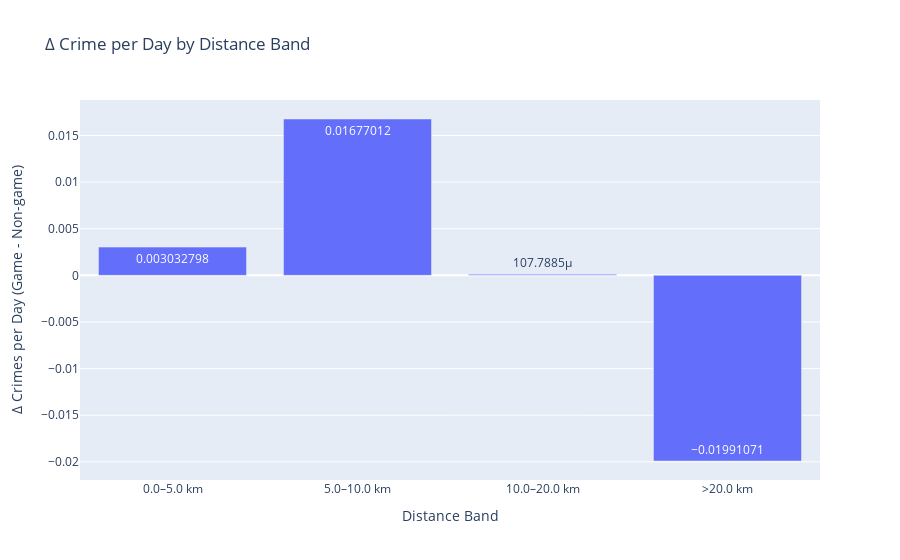

The cell this chart's notebook holds for it:
### Code cell
# 1. Define Soldier Field Coordinates (Chicago)
soldier_field = (-87.6190, 41.8623)  # (lon, lat)

# 2. Preprocess Crime Data (replace with your Chicago dataset)
chicago_processed = utils.preprocess_crime_data(chicago_crime_all, stadium_coords=soldier_field, date_col='Date',lat_col='Latitude',
    lng_col='Longitude')

# 3. Load Bears Game Dates
bears_games_all = utils.load_all_bears_games()

# Filter to home games only
home_games = bears_games_all[bears_games_all["Location"] == "Home"]

# 4. Tag Game Windows
chicago_tagged = utils.tag_game_windows(
    df=chicago_processed,
    games_df=home_games,
    team_name="Bears",
    window_hours=6,
    date_col='Date'
)

# 5. Compute Δ Crime by Distance Bands
chicago_delta_by_distance = utils.compute_distance_crime_delta(chicago_tagged)

# 6. Plot Stadium-Centered Radius Map with Δ Crime Bar Chart
utils.plot_stadium_radii_map_with_bar_chart(
    stadium_coords=soldier_field,
    crime_df=chicago_tagged,
    radii_meters=[5000, 10000, 20000],
    title="Crime Δ by Radius Around Soldier Field",
    zoom=9,
    lat_col='Latitude',
    lng_col='Longitude'
)

### Figure 1 — Plotly figure (JSON) as saved in the notebook; plotly's stock layout.template omitted (floating-point values rounded to 4 significant figures)
{"data": [{"hovertemplate": "Distance Band=%{x}<br>Δ Crimes per Day (Game - Non-game)=%{y}<extra></extra>", "legendgroup": "", "marker": {"color": "#636efa", "pattern": {"shape": ""}}, "name": "", "orientation": "v", "showlegend": false, "textposition": "auto", "texttemplate": "%{y}", "type": "bar", "x": ["0.0–5.0 km", "5.0–10.0 km", "10.0–20.0 km", ">20.0 km"], "xaxis": "x", "y": [0.003033, 0.01677, 0.0001078, -0.01991], "yaxis": "y"}], "layout": {"autosize": true, "barmode": "relative", "legend": {"tracegroupgap": 0}, "title": {"text": "Δ Crime per Day by Distance Band"}, "xaxis": {"anchor": "y", "autorange": true, "domain": [0, 1], "range": [-0.5, 3.5], "title": {"text": "Distance Band"}, "type": "category"}, "yaxis": {"anchor": "x", "autorange": true, "domain": [0, 1], "range": [-0.02195, 0.01881], "title": {"text": "Δ Crimes per Day (Game - Non-game)"}, "type": "linear"}}}
